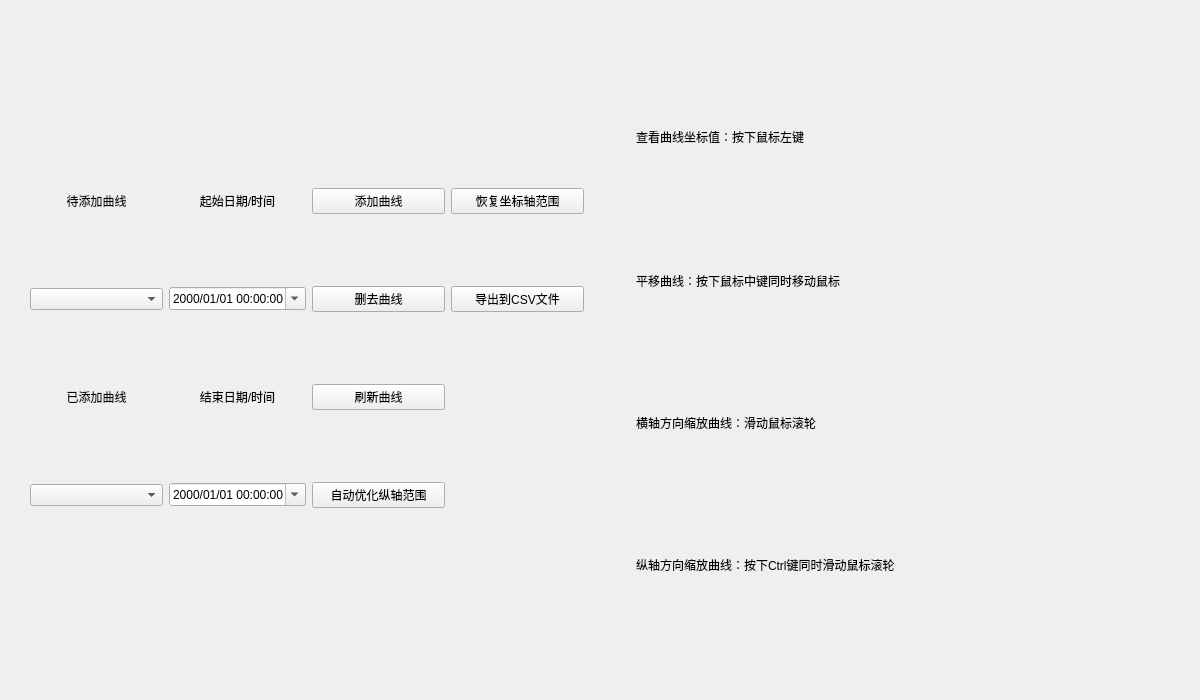
<?xml version="1.0" encoding="UTF-8"?>
<ui version="4.0">
 <class>CHistCurveWidget</class>
 <widget class="QWidget" name="CHistCurveWidget">
  <property name="geometry">
   <rect>
    <x>0</x>
    <y>0</y>
    <width>1200</width>
    <height>700</height>
   </rect>
  </property>
  <property name="windowTitle">
   <string>Form</string>
  </property>
  <property name="autoFillBackground">
   <bool>false</bool>
  </property>
  <layout class="QGridLayout" name="gridLayout_3">
   <item row="0" column="1" rowspan="4">
    <layout class="QGridLayout" name="gridLayout">
     <item row="0" column="0">
      <widget class="QLabel" name="label">
       <property name="sizePolicy">
        <sizepolicy hsizetype="Preferred" vsizetype="Fixed">
         <horstretch>0</horstretch>
         <verstretch>0</verstretch>
        </sizepolicy>
       </property>
       <property name="text">
        <string>待添加曲线</string>
       </property>
       <property name="alignment">
        <set>Qt::AlignCenter</set>
       </property>
      </widget>
     </item>
     <item row="0" column="1">
      <widget class="QLabel" name="label_3">
       <property name="sizePolicy">
        <sizepolicy hsizetype="Preferred" vsizetype="Fixed">
         <horstretch>0</horstretch>
         <verstretch>0</verstretch>
        </sizepolicy>
       </property>
       <property name="text">
        <string>起始日期/时间</string>
       </property>
       <property name="alignment">
        <set>Qt::AlignCenter</set>
       </property>
      </widget>
     </item>
     <item row="0" column="2">
      <widget class="QPushButton" name="addButton">
       <property name="sizePolicy">
        <sizepolicy hsizetype="Preferred" vsizetype="Fixed">
         <horstretch>0</horstretch>
         <verstretch>0</verstretch>
        </sizepolicy>
       </property>
       <property name="text">
        <string>添加曲线</string>
       </property>
      </widget>
     </item>
     <item row="1" column="0">
      <widget class="QComboBox" name="para_to_add">
       <property name="sizePolicy">
        <sizepolicy hsizetype="Preferred" vsizetype="Fixed">
         <horstretch>0</horstretch>
         <verstretch>0</verstretch>
        </sizepolicy>
       </property>
       <property name="minimumSize">
        <size>
         <width>0</width>
         <height>0</height>
        </size>
       </property>
       <property name="placeholderText">
        <string/>
       </property>
      </widget>
     </item>
     <item row="1" column="1">
      <widget class="QDateTimeEdit" name="begin_time">
       <property name="sizePolicy">
        <sizepolicy hsizetype="Preferred" vsizetype="Fixed">
         <horstretch>0</horstretch>
         <verstretch>0</verstretch>
        </sizepolicy>
       </property>
       <property name="displayFormat">
        <string>yyyy/MM/dd hh:mm:ss</string>
       </property>
       <property name="calendarPopup">
        <bool>true</bool>
       </property>
      </widget>
     </item>
     <item row="1" column="2">
      <widget class="QPushButton" name="removeButton">
       <property name="sizePolicy">
        <sizepolicy hsizetype="Preferred" vsizetype="Fixed">
         <horstretch>0</horstretch>
         <verstretch>0</verstretch>
        </sizepolicy>
       </property>
       <property name="text">
        <string>删去曲线</string>
       </property>
      </widget>
     </item>
     <item row="2" column="0">
      <widget class="QLabel" name="label_2">
       <property name="sizePolicy">
        <sizepolicy hsizetype="Preferred" vsizetype="Fixed">
         <horstretch>0</horstretch>
         <verstretch>0</verstretch>
        </sizepolicy>
       </property>
       <property name="text">
        <string>已添加曲线</string>
       </property>
       <property name="alignment">
        <set>Qt::AlignCenter</set>
       </property>
      </widget>
     </item>
     <item row="2" column="1">
      <widget class="QLabel" name="label_4">
       <property name="sizePolicy">
        <sizepolicy hsizetype="Preferred" vsizetype="Fixed">
         <horstretch>0</horstretch>
         <verstretch>0</verstretch>
        </sizepolicy>
       </property>
       <property name="text">
        <string>结束日期/时间</string>
       </property>
       <property name="alignment">
        <set>Qt::AlignCenter</set>
       </property>
      </widget>
     </item>
     <item row="2" column="2">
      <widget class="QPushButton" name="refreshButton">
       <property name="sizePolicy">
        <sizepolicy hsizetype="Preferred" vsizetype="Fixed">
         <horstretch>0</horstretch>
         <verstretch>0</verstretch>
        </sizepolicy>
       </property>
       <property name="text">
        <string>刷新曲线</string>
       </property>
      </widget>
     </item>
     <item row="3" column="0">
      <widget class="QComboBox" name="para_to_remove">
       <property name="sizePolicy">
        <sizepolicy hsizetype="Preferred" vsizetype="Fixed">
         <horstretch>0</horstretch>
         <verstretch>0</verstretch>
        </sizepolicy>
       </property>
       <property name="placeholderText">
        <string/>
       </property>
      </widget>
     </item>
     <item row="3" column="1">
      <widget class="QDateTimeEdit" name="end_time">
       <property name="sizePolicy">
        <sizepolicy hsizetype="Preferred" vsizetype="Fixed">
         <horstretch>0</horstretch>
         <verstretch>0</verstretch>
        </sizepolicy>
       </property>
       <property name="displayFormat">
        <string>yyyy/MM/dd hh:mm:ss</string>
       </property>
       <property name="calendarPopup">
        <bool>true</bool>
       </property>
      </widget>
     </item>
     <item row="3" column="2">
      <widget class="QPushButton" name="autoRange">
       <property name="sizePolicy">
        <sizepolicy hsizetype="Preferred" vsizetype="Fixed">
         <horstretch>0</horstretch>
         <verstretch>0</verstretch>
        </sizepolicy>
       </property>
       <property name="text">
        <string>自动优化纵轴范围</string>
       </property>
      </widget>
     </item>
     <item row="0" column="3">
      <widget class="QPushButton" name="restoreAxisRange">
       <property name="sizePolicy">
        <sizepolicy hsizetype="Preferred" vsizetype="Fixed">
         <horstretch>0</horstretch>
         <verstretch>0</verstretch>
        </sizepolicy>
       </property>
       <property name="text">
        <string>恢复坐标轴范围</string>
       </property>
      </widget>
     </item>
     <item row="1" column="3">
      <widget class="QPushButton" name="exportCsv">
       <property name="sizePolicy">
        <sizepolicy hsizetype="Preferred" vsizetype="Fixed">
         <horstretch>0</horstretch>
         <verstretch>0</verstretch>
        </sizepolicy>
       </property>
       <property name="text">
        <string>导出到CSV文件</string>
       </property>
      </widget>
     </item>
    </layout>
   </item>
   <item row="0" column="3">
    <widget class="QLabel" name="label_5">
     <property name="sizePolicy">
      <sizepolicy hsizetype="Preferred" vsizetype="Fixed">
       <horstretch>0</horstretch>
       <verstretch>0</verstretch>
      </sizepolicy>
     </property>
     <property name="text">
      <string>查看曲线坐标值：按下鼠标左键</string>
     </property>
    </widget>
   </item>
   <item row="1" column="3">
    <widget class="QLabel" name="label_6">
     <property name="sizePolicy">
      <sizepolicy hsizetype="Preferred" vsizetype="Fixed">
       <horstretch>0</horstretch>
       <verstretch>0</verstretch>
      </sizepolicy>
     </property>
     <property name="text">
      <string>平移曲线：按下鼠标中键同时移动鼠标</string>
     </property>
    </widget>
   </item>
   <item row="2" column="0" rowspan="2">
    <spacer name="horizontalSpacer">
     <property name="orientation">
      <enum>Qt::Horizontal</enum>
     </property>
     <property name="sizeType">
      <enum>QSizePolicy::Fixed</enum>
     </property>
     <property name="sizeHint" stdset="0">
      <size>
       <width>13</width>
       <height>20</height>
      </size>
     </property>
    </spacer>
   </item>
   <item row="2" column="2">
    <spacer name="horizontalSpacer_2">
     <property name="orientation">
      <enum>Qt::Horizontal</enum>
     </property>
     <property name="sizeType">
      <enum>QSizePolicy::Fixed</enum>
     </property>
     <property name="sizeHint" stdset="0">
      <size>
       <width>40</width>
       <height>20</height>
      </size>
     </property>
    </spacer>
   </item>
   <item row="2" column="3">
    <widget class="QLabel" name="label_7">
     <property name="sizePolicy">
      <sizepolicy hsizetype="Preferred" vsizetype="Fixed">
       <horstretch>0</horstretch>
       <verstretch>0</verstretch>
      </sizepolicy>
     </property>
     <property name="text">
      <string>横轴方向缩放曲线：滑动鼠标滚轮</string>
     </property>
    </widget>
   </item>
   <item row="3" column="3">
    <widget class="QLabel" name="label_8">
     <property name="sizePolicy">
      <sizepolicy hsizetype="Preferred" vsizetype="Fixed">
       <horstretch>0</horstretch>
       <verstretch>0</verstretch>
      </sizepolicy>
     </property>
     <property name="text">
      <string>纵轴方向缩放曲线：按下Ctrl键同时滑动鼠标滚轮</string>
     </property>
    </widget>
   </item>
   <item row="4" column="0" colspan="4">
    <layout class="QGridLayout" name="gridLayout_2">
     <property name="sizeConstraint">
      <enum>QLayout::SetDefaultConstraint</enum>
     </property>
    </layout>
   </item>
  </layout>
 </widget>
 <resources/>
 <connections/>
</ui>
